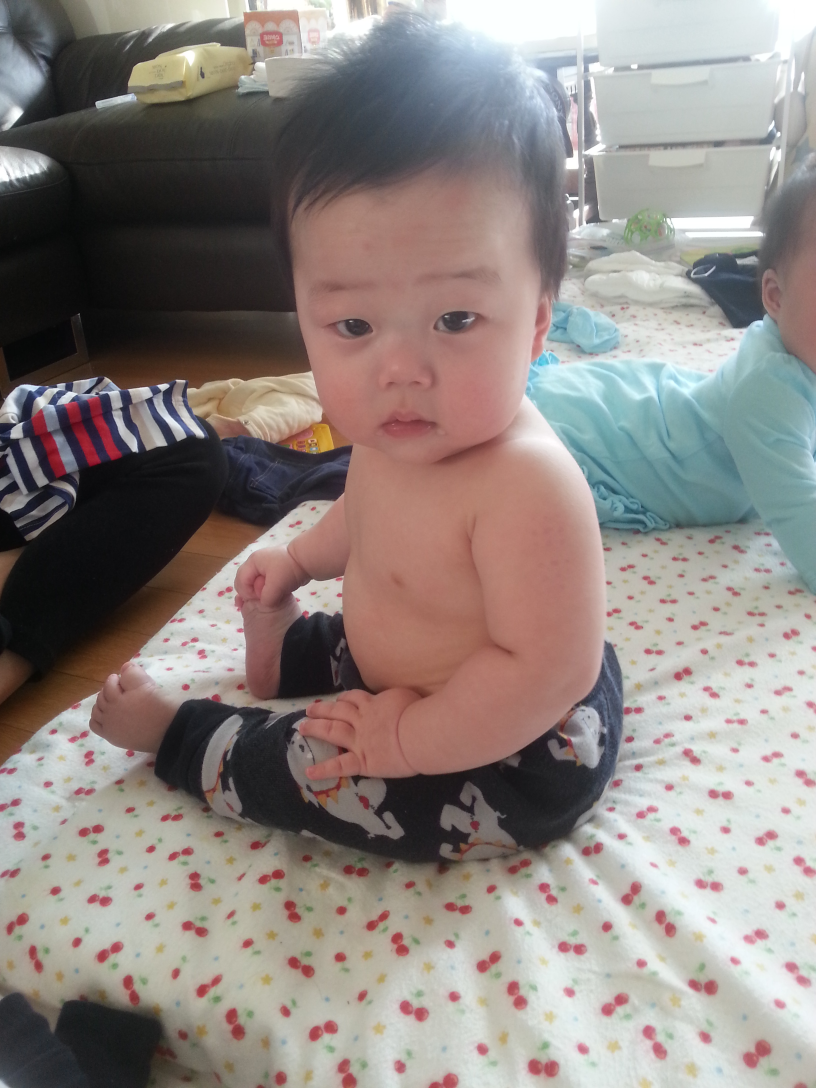
#> input picture Chris01.jpg, 2448 x 3264 px, given in place of the camera (shown at 1/3 size)
$ python 435_workshop_cctv_motion_sensor.py
#> lines starting #> are read from the running program, lines starting #| are printed output that depends on the picture
import cv2
import numpy as np

# 감도 설정(카메라 품질에 따라 조정 필요)
thresh = 25  # 달라진 픽셀 값 기준치 설정
max_diff = 5  # 달라진 픽셀 갯수 기준치 설정

# 카메라 캡션 장치 준비
a, b, c = None, None, None
cap = cv2.VideoCapture(0)
cap.set(cv2.CAP_PROP_FRAME_WIDTH, 480)  # 프레임 폭을 480으로 설정
cap.set(cv2.CAP_PROP_FRAME_HEIGHT, 320)  # 프레임 높이를 320으로 설정

if cap.isOpened():
    ret, a = cap.read()  # a 프레임 읽기
#> a is the input picture: shape (3264, 2448, 3); mean B, G, R 128.7, 132.7, 141.8
    ret, b = cap.read()  # b 프레임 읽기

    while ret:
        ret, c = cap.read()  # c 프레임 읽기
        draw = c.copy()  # 출력 영상에 사용할 복제본
        if not ret:
            break

        # 3개의 영상을 그레이 스케일로 변경
        a_gray = cv2.cvtColor(a, cv2.COLOR_BGR2GRAY)
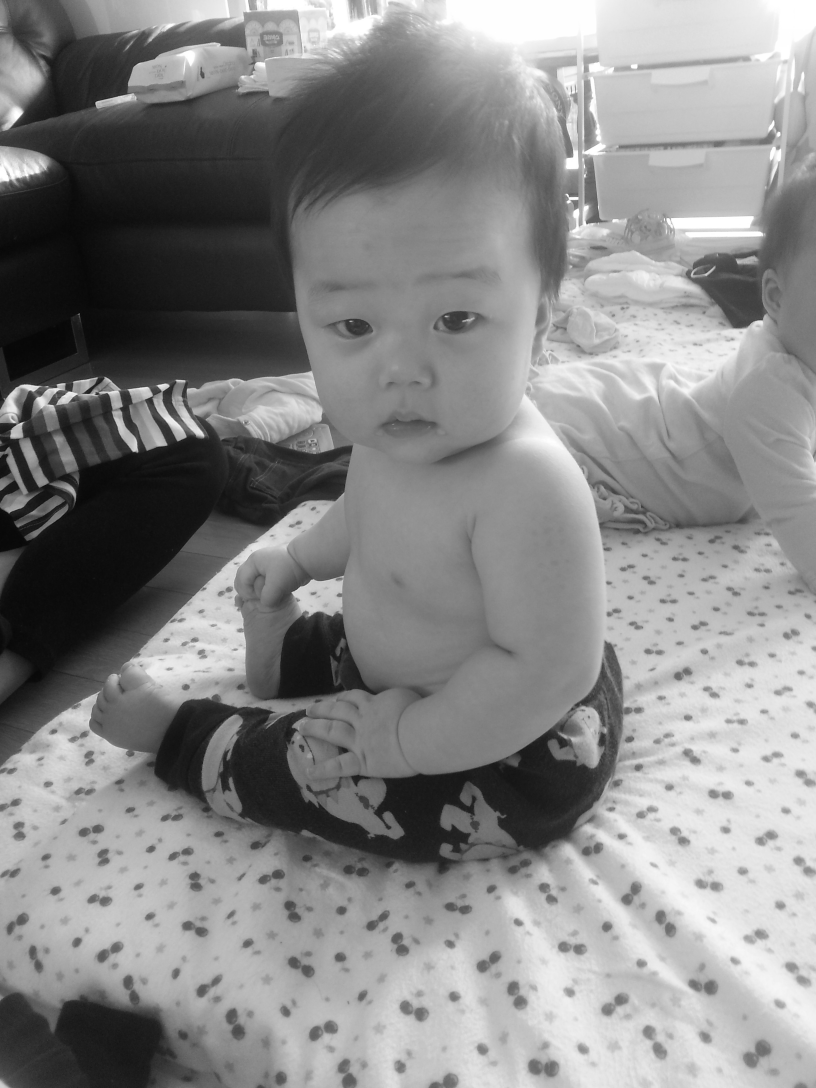
#> a_gray: shape (3264, 2448) (shown at 1/3 size); min 0, max 255, mean 135
        b_gray = cv2.cvtColor(b, cv2.COLOR_BGR2GRAY)
        c_gray = cv2.cvtColor(c, cv2.COLOR_BGR2GRAY)

        # a-b, b-c 절대 값 차 구하기
        diff1 = cv2.absdiff(a_gray, b_gray)
#> diff1: shape (3264, 2448); every value is 0
        diff2 = cv2.absdiff(b_gray, c_gray)

        # 스레시홀드로 기준치 이내의 차이는 무시
        ret, diff1_t = cv2.threshold(diff1, thresh, 255, cv2.THRESH_BINARY)
#> ret = 25
        ret, diff2_t = cv2.threshold(diff2, thresh, 255, cv2.THRESH_BINARY)

        # 두 차이에 대해서 AND 연산, 두 영상의 차이가 모두 발견된 경우
        diff = cv2.bitwise_and(diff1_t, diff2_t)

        # 열림 연산으로 노이즈 제거 ---①
        k = cv2.getStructuringElement(cv2.MORPH_CROSS, (3, 3))
        diff = cv2.morphologyEx(diff, cv2.MORPH_OPEN, k)

        # 차이가 발생한 픽셀이 갯수 판단 후 사각형 그리기
        diff_cnt = cv2.countNonZero(diff)
#> diff_cnt = 0
        if diff_cnt > max_diff:
            nzero = np.nonzero(diff)  # 0이 아닌 픽셀의 좌표 얻기(y[...], x[...])
            cv2.rectangle(draw, (min(nzero[1]), min(nzero[0])), \
                          (max(nzero[1]), max(nzero[0])), (0, 255, 0), 2)
            cv2.putText(draw, "Motion Detected", (10, 30), \
                        cv2.FONT_HERSHEY_DUPLEX, 0.5, (0, 0, 255))

        # 컬러 스케일 영상과 스레시홀드 영상을 통합해서 출력
        stacked = np.hstack((draw, cv2.cvtColor(diff, cv2.COLOR_GRAY2BGR)))
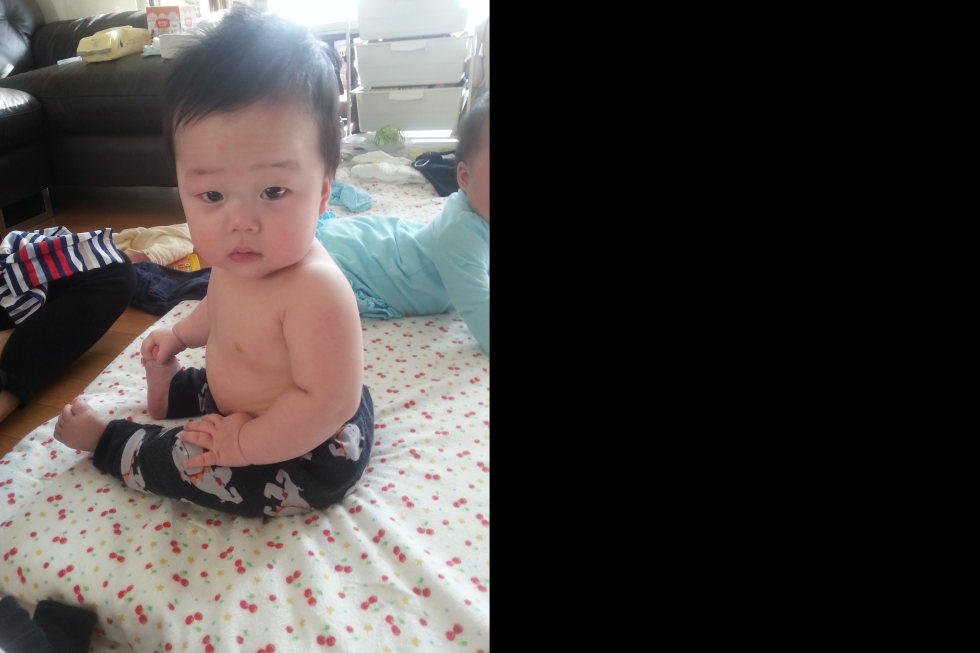
#> stacked: shape (3264, 4896, 3) (shown at 1/5 size); mean B, G, R 64.3, 66.4, 70.9
        cv2.imshow('motion sensor', stacked)

        # 다음 비교를 위해 영상 순서 정리
        a = b
        b = c

        if cv2.waitKey(1) & 0xFF == 27:
#> (key Esc is pressed here)
            break
